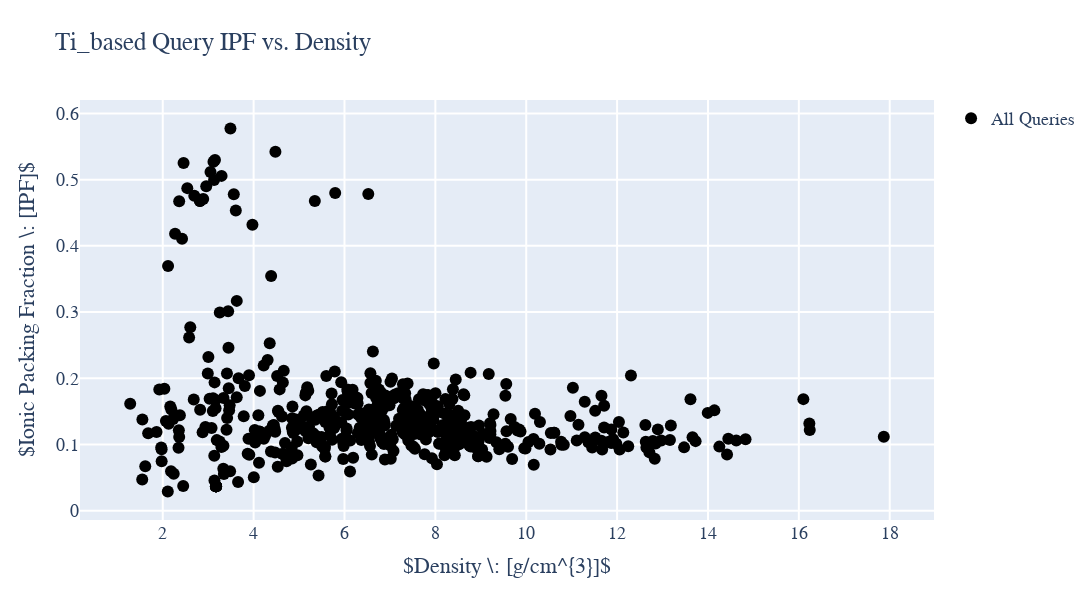

The cell this chart's notebook holds for it:
### Markdown cell above
### 3.3.1 Plot material properties from dataframe

### Code cell
#Layout design. Can change title, font, x/y-axis etc. Commented out pieces are height and width. For plot in browser I prefer long horizontal plots. For presentations square images may be preferred. 
#Image can be directly saved by hovering over image and clicking camera icon. 
import plotly
import plotly.graph_objs as go
from plotly.offline import iplot

layout_IPF = go.Layout(title= "Ti_based Query IPF vs. Density", hovermode= 'closest',
                   font = dict(family='Times New Roman',size=18),
                   xaxis= dict(title= '$Density \: [g/cm^{3}]$',zeroline= False, gridwidth= 2),
                   yaxis= dict(title= '$Ionic Packing Fraction \: [IPF]$',zeroline= False, gridwidth= 2),
                   height = 600,
                   width = 1200,
     showlegend= True                
)

#Scatter plot of collected data. Use df_oxide_all dataframe. df_oxide_all.Density will pull density column. Could change Density or IPF to Molar Volume or simply volume if you wanted.
trace_all = go.Scatter(x = df_oxide.Density, y = df_oxide.IPF, mode = 'markers',
                    marker=dict(size=12, color='black'), text = df_oxide.Formula, name = 'All Queries')

trace_TiC = go.Scatter(x = df_oxide[(df_oxide.Formula == 'TiC') & (df_oxide.E_above_Hull == 0)].loc[:,'Density'],
                         y = df_oxide[(df_oxide.Formula == 'TiC') & (df_oxide.E_above_Hull == 0)].loc[:,'IPF'],
                         mode = 'markers', marker=dict(size=18, color='green'), text = 'TiC', name = 'TiC')
trace_TiN = go.Scatter(x = df_oxide[(df_oxide.Formula == 'TiN') & (df_oxide.E_above_Hull == 0)].loc[:,'Density'],
                         y = df_oxide[(df_oxide.Formula == 'TiN') & (df_oxide.E_above_Hull == 0)].loc[:,'IPF'],
                         mode = 'markers', marker=dict(size=18, color='blue'), text = 'TiN', name = 'TiN')
trace_TiB = go.Scatter(x = df_oxide[(df_oxide.Formula == 'TiB') & (df_oxide.E_above_Hull == 0)].loc[:,'Density'],
                        y = df_oxide[(df_oxide.Formula == 'TiB') & (df_oxide.E_above_Hull == 0)].loc[:,'IPF'],
                        mode = 'markers', marker=dict(size=18, color='orange'), text = 'TiB', name = 'TiB')
trace_TiO2 = go.Scatter(x = df_oxide[(df_oxide.Formula == 'TiO2') & (df_oxide.E_above_Hull == 0)].loc[:,'Density'],
                        y = df_oxide[(df_oxide.Formula == 'TiO2') & (df_oxide.E_above_Hull == 0)].loc[:,'IPF'],
                        mode = 'markers', marker=dict(size=18, color='magenta'), text = 'TiO2', name = 'TiO2')

data_IPF = [trace_all,trace_TiC,trace_TiN,trace_TiB,trace_TiO2]
fig_IPF = go.Figure(data_IPF, layout=layout_IPF)
iplot(fig_IPF)

### Figure 1 — Plotly figure (JSON) as saved in the notebook; plotly's stock layout.template omitted (floating-point values rounded to 4 significant figures; data arrays with more than 128 entries replaced by an {"elided": "..."} marker saying what was removed)
{"data": [{"marker": {"color": "black", "size": 12}, "mode": "markers", "name": "All Queries", "text": {"elided": "528 str values"}, "type": "scatter", "x": {"elided": "528 float values"}, "y": {"elided": "528 float values"}}, {"marker": {"color": "green", "size": 18}, "mode": "markers", "name": "TiC", "text": "TiC", "type": "scatter", "x": [], "y": []}, {"marker": {"color": "blue", "size": 18}, "mode": "markers", "name": "TiN", "text": "TiN", "type": "scatter", "x": [], "y": []}, {"marker": {"color": "orange", "size": 18}, "mode": "markers", "name": "TiB", "text": "TiB", "type": "scatter", "x": [], "y": []}, {"marker": {"color": "magenta", "size": 18}, "mode": "markers", "name": "TiO2", "text": "TiO2", "type": "scatter", "x": [], "y": []}], "layout": {"font": {"family": "Times New Roman", "size": 18}, "height": 600, "hovermode": "closest", "showlegend": true, "title": {"text": "Ti_based Query IPF vs. Density"}, "width": 1200, "xaxis": {"gridwidth": 2, "title": {"text": "$Density \\: [g/cm^{3}]$"}, "zeroline": false}, "yaxis": {"gridwidth": 2, "title": {"text": "$Ionic Packing Fraction \\: [IPF]$"}, "zeroline": false}}}
